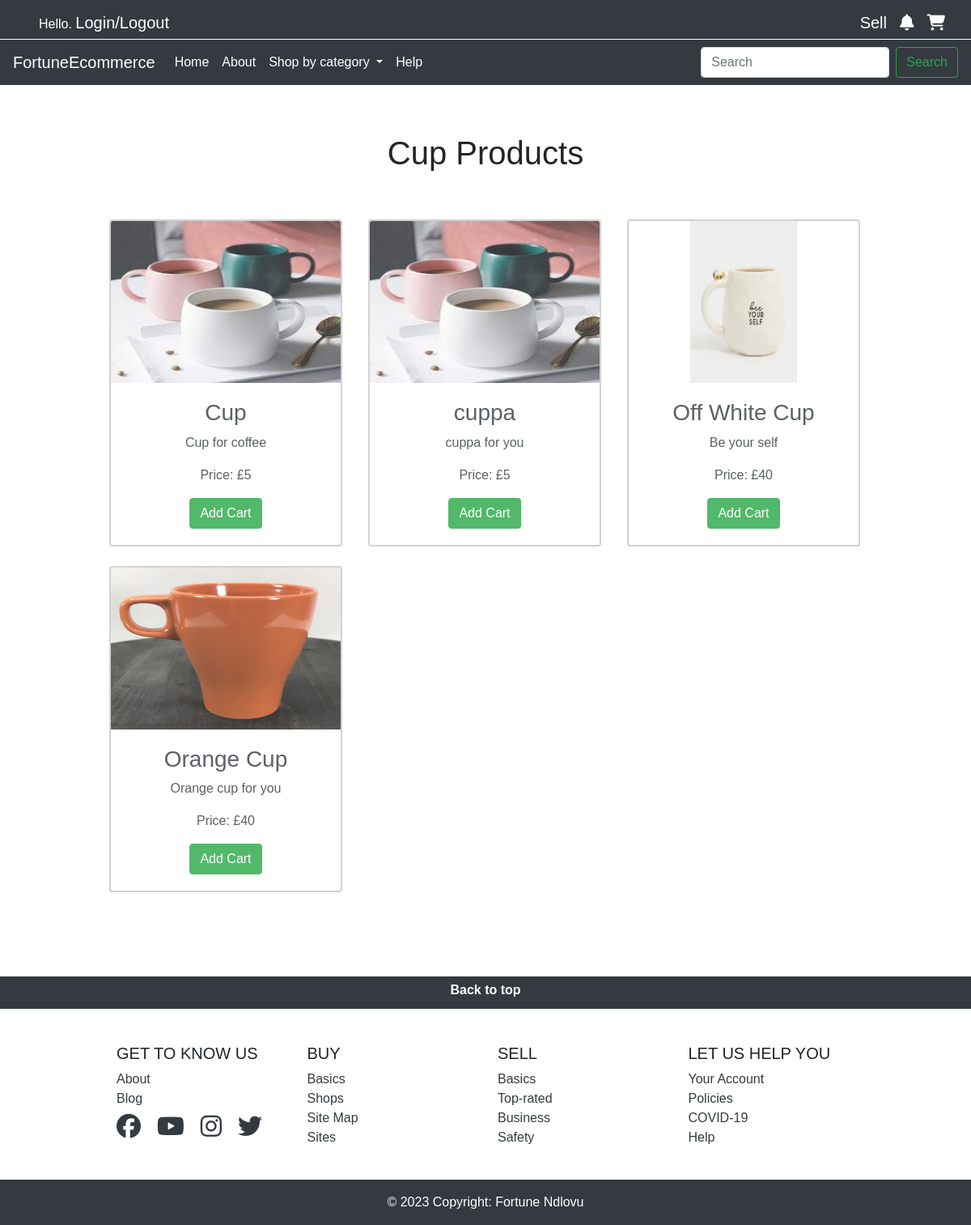
The app's page /cups.php with its own data.
### tables this page shows
CREATE TABLE IF NOT EXISTS `products` (
  `product_id` int NOT NULL AUTO_INCREMENT,
  `product_title` varchar(255) NOT NULL,
  `product_price` decimal(10,0) NOT NULL,
  `product_brandname` varchar(100) NOT NULL,
  `product_image` varchar(255) NOT NULL,
  `product_description` text NOT NULL,
  `category_product_featured` text NOT NULL,
  PRIMARY KEY (`product_id`)
);

### cups.php (the view, shortened to what this page needs)
<!DOCTYPE html>
<html lang="en">
<head>
    <link href="https://cdn.jsdelivr.net/npm/bootstrap@5.2.3/dist/css/bootstrap.min.css" rel="stylesheet">
    <link rel="stylesheet" href="https://cdn.jsdelivr.net/npm/bootstrap@4.0.0/dist/css/bootstrap.min.css">
    <link rel="stylesheet" href="css/styles.css">
</head>
<body>
    <?php
    include "./include/header.php";
    include "conn.php";
    ?>
    <main>
        <section class="categories" id="ecategories">
            <h1>Cup Products</h1>
            <div class="first-cat">
                <div class="container text-center">
                    <div class="row">
                        <?php
                            $products = $pdo->prepare('SELECT * FROM products WHERE category_product_featured="cup"');
                            $products->execute();
                            $products = $products->fetchAll();
                            foreach ($products as $cup) {
                                echo '
                                <div class="col-sm">
                                    <div class="card" style="width: 18rem;">
                                    <img src="' . $cup["product_image"] . '" class="card-img-top" alt="Card image cap" width="200px" height="200px">
                                        <div class="card-body">
                                            <h3>' . $cup["product_title"] . '</h3>
                                            <p class="card-text">' . $cup["product_description"] . '</p>
                                            <p class="card-text">Price: £' . $cup["product_price"] . '</p>
                                            <a title="Add Cart" href="cart.php?id=' . $cup["product_id"] . '" class="btn btn-success">Add Cart</a>
                                        </div>
                                    </div><br/>
                                </div>
                            ';
                            }
                        ?>
                    </div>
                </div>
            </div>
        </section>
    </main>
    <?php include "./include/footer.php" ?>
</body>
</html>

### css/styles.css (style rules this page uses)
* { box-sizing: border-box; }
body { font-family: Verdana, sans-serif; }
img { vertical-align: middle; }
section.categories h1 { text-align: center; padding-top: 60px; padding-bottom: 50px; }
.first-cat, .second-cat { padding-bottom: 80px; }
.card { opacity: 0.8; transition: 0.5s ease-in-out; color: #343a40; }
.card { border: 2px solid #c7c7c7; }
.container { max-width: 960px; }

### cups.php (style rules this page uses)
.card { opacity: 0.8; transition: 0.5s ease-in-out; color: #343a40; }

### records on screen
products: product_image (picture), product_title "Cup", product_description "Cup for coffee", product_price "5"
products: product_image (picture), product_title "cuppa", product_description "cuppa for you", product_price "5"
products: product_image (picture), product_title "Off White Cup", product_description "Be your self", product_price "40"
products: product_image (picture), product_title "Orange Cup", product_description "Orange cup for you", product_price "40"
